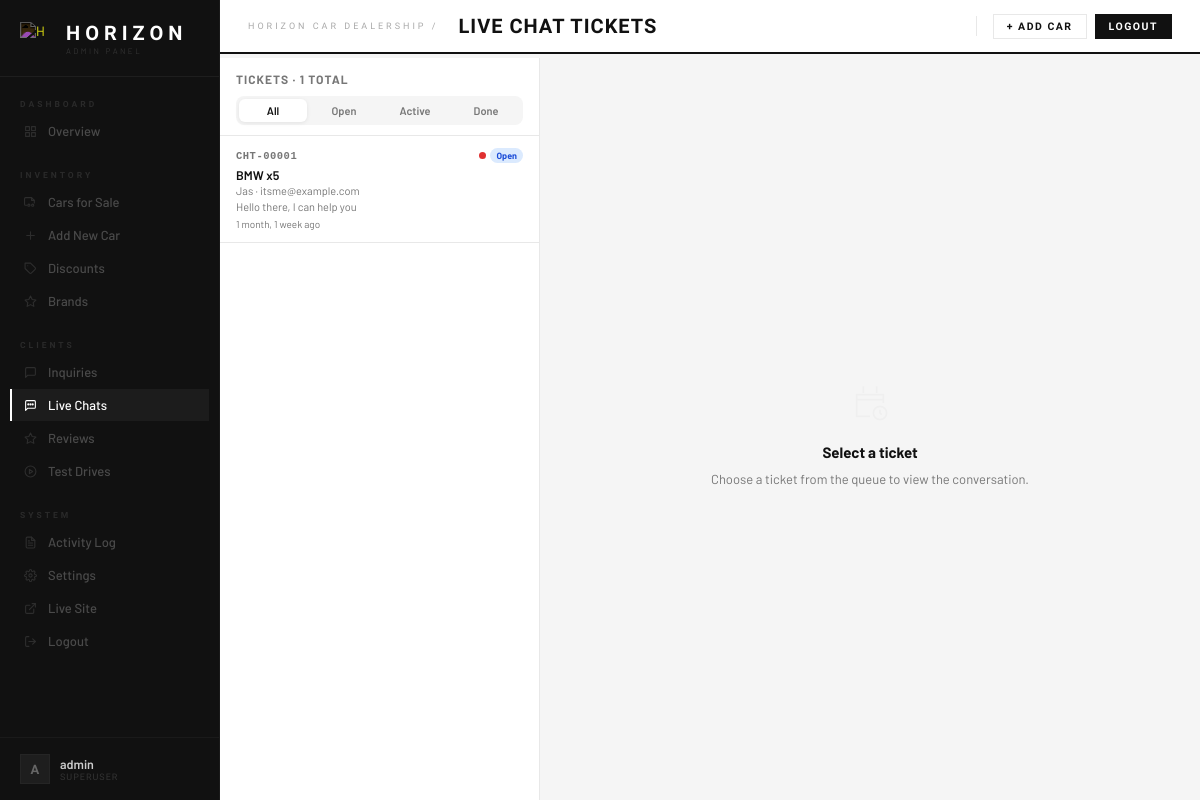
The page /admin-panel/chats/ (signed in) on the database its author committed.
### horizon/models.py (models this page shows, shortened)
class DealershipSettings(models.Model):
    dealership_name  = models.CharField(max_length=120, default='Horizon Car Dealership')
    phone            = models.CharField(max_length=40,  default='+63 (2) 8123-4567')
    email            = models.EmailField(default='info@horizonauto.com')
    address          = models.CharField(max_length=200, default='123 Horizon Drive, Quezon City, Metro Manila')
    weekday_hours    = models.CharField(max_length=60,  default='8:00 AM – 7:00 PM')
    weekend_hours    = models.CharField(max_length=60,  default='10:00 AM – 5:00 PM')
    facebook_url     = models.URLField(blank=True, default='')
    instagram_url    = models.URLField(blank=True, default='')
    telegram_url     = models.URLField(blank=True, default='')
    tagline          = models.CharField(max_length=200, blank=True, default='')
    brand_name       = models.CharField(max_length=40, default='HORIZON',
                           help_text='Short name shown in the navbar (e.g. HORIZON)')
    chat_avatar_letter = models.CharField(max_length=2, default='H',
                           help_text='1-2 letter initial shown in the chat widget avatar')
    footer_tagline   = models.CharField(max_length=200, blank=True,
                           default='Premium vehicles, exceptional service. Your trusted dealership in Metro Manila.',
                           help_text='Short description shown under the brand name in the footer')
    footer_copyright = models.CharField(max_length=200, blank=True, default='',
                           help_text='Custom copyright line. Leave blank to auto-generate from dealership name.')
    footer_show_nav      = models.BooleanField(default=True, help_text='Show the Navigate links column')
    footer_show_services = models.BooleanField(default=True, help_text='Show the Services links column')
    footer_show_contact  = models.BooleanField(default=True, help_text='Show the Contact details column')
    footer_show_socials  = models.BooleanField(default=True, help_text='Show social media icon links')
    class Meta:
        verbose_name = verbose_name_plural = 'Dealership Settings'
    @classmethod
    def get(cls):
        obj, _ = cls.objects.get_or_create(pk=1)
        return obj

class ChatSession(models.Model):
    STATUS_CHOICES = [
        ('open',       'Open'),
        ('in_progress','In Progress'),
        ('resolved',   'Resolved'),
        ('closed',     'Closed'),
    ]
    PRIORITY_CHOICES = [
        ('low',    'Low'),
        ('normal', 'Normal'),
        ('high',   'High'),
    ]
    ticket_number = models.CharField(max_length=20, unique=True, blank=True)
    subject       = models.CharField(max_length=200, blank=True)
    name          = models.CharField(max_length=100)
    email         = models.EmailField()
    token         = models.CharField(max_length=64, unique=True)
    status        = models.CharField(max_length=15, choices=STATUS_CHOICES, default='open')
    priority      = models.CharField(max_length=10, choices=PRIORITY_CHOICES, default='normal')
    is_read       = models.BooleanField(default=False)
    admin_notes   = models.TextField(blank=True)
    started_at    = models.DateTimeField(auto_now_add=True)
    updated_at    = models.DateTimeField(auto_now=True)
    @property
    def last_message(self):
        return self.messages.last()
    class Meta:
        ordering = ['-updated_at']

class ChatMessage(models.Model):
    SENDER_CHOICES = [('visitor', 'Visitor'), ('admin', 'Admin')]
    session = models.ForeignKey(ChatSession, on_delete=models.CASCADE, related_name='messages')
    sender  = models.CharField(max_length=10, choices=SENDER_CHOICES)
    body    = models.TextField()
    sent_at = models.DateTimeField(auto_now_add=True)
    is_seen = models.BooleanField(default=False)
    class Meta:
        ordering = ['sent_at']

### horizon/views.py (the view)
# urls.py: path('admin-panel/chats/',                views.admin_chats,         name='admin_chats'),
@login_required
def admin_chats(request):
    sessions     = ChatSession.objects.all()
    unread_count = sessions.filter(is_read=False).count()
    return render(request, 'horizon/admin_chats.html', {
        'sessions':     sessions,
        'unread_count': unread_count,
    })

### horizon/context_processors.py (called while the page is built)
def dealership_settings(request):
    return {'dealership_settings': DealershipSettings.get()}

def pending_test_drives(request):
    try:
        count = TestDriveRequest.objects.filter(is_read=False).count()
    except Exception:
        count = 0
    return {'sb_pending_test_drives': count}

### horizon/templates/horizon/admin_chats.html (shortened to what this page needs)
{% extends 'horizon/admin_base.html' %}
{% block page_title %}Live Chat Tickets{% endblock %}
{% block admin_content %}
<div class="tc-wrap">
  <div class="tc-queue">
    <div class="tc-queue-head">
      <div class="tc-queue-title">Tickets · {{ sessions.count }} total</div>
      <div class="tc-filter-tabs">
        <button class="tc-ftab on" onclick="tcFilter(this,'all')">All</button>
        <button class="tc-ftab"   onclick="tcFilter(this,'open')">Open</button>
        <button class="tc-ftab"   onclick="tcFilter(this,'in_progress')">Active</button>
        <button class="tc-ftab"   onclick="tcFilter(this,'resolved')">Done</button>
      </div>
    </div>
    <div class="tc-queue-scroll" id="tcQueueScroll">
      {% if sessions %}
        {% for s in sessions %}
        <div class="tc-ticket-row {% if not s.is_read %}unread{% endif %}"
             data-pk="{{ s.pk }}" data-status="{{ s.status }}"
             onclick="tcOpen({{ s.pk }})">
          <div class="tc-row-top">
            <span class="tc-ticket-id">{{ s.ticket_number }}</span>
            <span class="tc-row-badges">
              <span class="tc-prio tc-prio-{{ s.priority }}" title="{{ s.get_priority_display }}"></span>
              <span class="tc-status tc-status-{{ s.status }}">{{ s.get_status_display }}</span>
            </span>
          </div>
          <div class="tc-row-subject">{{ s.subject|default:"No subject"|truncatechars:40 }}</div>
          <div class="tc-row-from">{{ s.name }} · {{ s.email }}</div>
          {% with s.last_message as lm %}
          {% if lm %}<div class="tc-row-preview">{{ lm.body|truncatechars:45 }}</div>{% endif %}
          {% endwith %}
          <div class="tc-row-time">{{ s.started_at|timesince }} ago</div>
        </div>
        {% endfor %}
      {% else %}
        <div class="tc-no-tickets">
          <p>No tickets yet.</p>
          <p style="margin-top:6px;font-size:12px;">Chats from the website widget appear here.</p>
        </div>
      {% endif %}
    </div>
  </div>
  <div id="tcMain" class="tc-main">
    <div class="tc-empty" id="tcEmpty">
      <div class="tc-empty-icon"><svg width="40" height="40" viewBox="0 0 24 24" fill="none" stroke="currentColor" stroke-width="1" opacity=".25"><path d="M20 12V7H4v13h8"/><path d="M16 2v4M8 2v4M4 10h16"/><circle cx="18" cy="18" r="4"/><path d="M18 16v2l1 1"/></svg></div>
      <p class="tc-empty-title">Select a ticket</p>
      <p class="tc-empty-sub">Choose a ticket from the queue to view the conversation.</p>
    </div>
  </div>
</div>
{% endblock %}

### horizon/templates/horizon/admin_base.html (shortened to what this page needs)
{% load static %}
<!DOCTYPE html>
<html lang="en">
<head>
</head>
<body>
<aside class="sb">
  <a class="sb-logo" href="{% url 'home' %}">
    <div class="sb-logo-h">
      <img src="{% static 'img/H.png' %}" alt="H">
    </div>
    <div class="sb-logo-text">
      <span class="sb-logo-word">{{ dealership_settings.brand_name }}</span>
      <span class="sb-logo-sub">Admin Panel</span>
    </div>
  </a>
  <span class="sb-section-label">Dashboard</span>
  <nav class="sb-nav">
    <a href="{% url 'admin_dashboard' %}" class="{% if request.resolver_match.url_name == 'admin_dashboard' %}active{% endif %}">
      <span class="ico">
        <svg width="13" height="13" viewBox="0 0 24 24" fill="none" stroke="currentColor" stroke-width="2" stroke-linecap="round" stroke-linejoin="round"><rect x="3" y="3" width="7" height="7"/><rect x="14" y="3" width="7" height="7"/><rect x="3" y="14" width="7" height="7"/><rect x="14" y="14" width="7" height="7"/></svg>
      </span>
      Overview
    </a>
  </nav>
  <span class="sb-section-label">Inventory</span>
  <nav class="sb-nav">
    <a href="{% url 'admin_cars' %}" class="{% if request.resolver_match.url_name == 'admin_cars' %}active{% endif %}">
      <span class="ico">
        <svg width="13" height="13" viewBox="0 0 24 24" fill="none" stroke="currentColor" stroke-width="2" stroke-linecap="round" stroke-linejoin="round"><path d="M5 17H3a2 2 0 0 1-2-2V5a2 2 0 0 1 2-2h11l5 5v5"/><circle cx="16" cy="17" r="2"/><circle cx="9" cy="17" r="2"/><path d="M14 3v5h5"/></svg>
      </span>
      Cars for Sale
    </a>
    <a href="{% url 'admin_car_add' %}" class="{% if request.resolver_match.url_name == 'admin_car_add' %}active{% endif %}">
      <span class="ico">
        <svg width="13" height="13" viewBox="0 0 24 24" fill="none" stroke="currentColor" stroke-width="2" stroke-linecap="round" stroke-linejoin="round"><line x1="12" y1="5" x2="12" y2="19"/><line x1="5" y1="12" x2="19" y2="12"/></svg>
      </span>
      Add New Car
    </a>
    <a href="{% url 'admin_discounts' %}" class="{% if request.resolver_match.url_name == 'admin_discounts' %}active{% endif %}">
      <span class="ico">
        <svg width="13" height="13" viewBox="0 0 24 24" fill="none" stroke="currentColor" stroke-width="2" stroke-linecap="round" stroke-linejoin="round"><path d="M20.59 13.41l-7.17 7.17a2 2 0 0 1-2.83 0L2 12V2h10l8.59 8.59a2 2 0 0 1 0 2.82z"/><line x1="7" y1="7" x2="7.01" y2="7"/></svg>
      </span>
      Discounts
    </a>
    <a href="{% url 'admin_brands' %}" class="{% if request.resolver_match.url_name == 'admin_brands' or request.resolver_match.url_name == 'admin_categories' %}active{% endif %}">
      <span class="ico">
        <svg width="13" height="13" viewBox="0 0 24 24" fill="none" stroke="currentColor" stroke-width="2" stroke-linecap="round" stroke-linejoin="round"><polygon points="12 2 15.09 8.26 22 9.27 17 14.14 18.18 21.02 12 17.77 5.82 21.02 7 14.14 2 9.27 8.91 8.26 12 2"/></svg>
      </span>
      Brands
    </a>
  </nav>
  <span class="sb-section-label">Clients</span>
  <nav class="sb-nav">
    <a href="{% url 'admin_inquiries' %}?read=unread" class="{% if request.resolver_match.url_name == 'admin_inquiries' or request.resolver_match.url_name == 'admin_inquiry_detail' %}active{% endif %}">
      <span class="ico">
        <svg width="13" height="13" viewBox="0 0 24 24" fill="none" stroke="currentColor" stroke-width="2" stroke-linecap="round" stroke-linejoin="round"><path d="M21 15a2 2 0 0 1-2 2H7l-4 4V5a2 2 0 0 1 2-2h14a2 2 0 0 1 2 2z"/></svg>
      </span>
      Inquiries
    </a>
    <a href="{% url 'admin_chats' %}" class="{% if request.resolver_match.url_name == 'admin_chats' %}active{% endif %}">
      <span class="ico">
      </span>
      Live Chats
    </a>
    <a href="{% url 'admin_reviews' %}" class="{% if 'admin_review' in request.resolver_match.url_name %}active{% endif %}">
      <span class="ico">
        <svg width="13" height="13" viewBox="0 0 24 24" fill="none" stroke="currentColor" stroke-width="2" stroke-linecap="round" stroke-linejoin="round"><polygon points="12 2 15.09 8.26 22 9.27 17 14.14 18.18 21.02 12 17.77 5.82 21.02 7 14.14 2 9.27 8.91 8.26 12 2"/></svg>
      </span>
      Reviews
    </a>
    <a href="{% url 'admin_test_drives' %}" class="{% if 'admin_test_drive' in request.resolver_match.url_name %}active{% endif %}">
      <span class="ico">
        <svg width="13" height="13" viewBox="0 0 24 24" fill="none" stroke="currentColor" stroke-width="2" stroke-linecap="round" stroke-linejoin="round"><circle cx="12" cy="12" r="10"/><polygon points="10 8 16 12 10 16 10 8"/></svg>
      </span>
      Test Drives
    </a>
  </nav>
  <span class="sb-section-label">System</span>
  <nav class="sb-nav">
    <a href="{% url 'admin_activity_log' %}" class="{% if request.resolver_match.url_name == 'admin_activity_log' %}active{% endif %}">
      <span class="ico">
      </span>
      Activity Log
    </a>
    <a href="{% url 'admin_settings' %}" class="{% if request.resolver_match.url_name == 'admin_settings' %}active{% endif %}">
      <span class="ico">
      </span>
      Settings
    </a>
    <a href="{% url 'home' %}" target="_blank">
      <span class="ico">
        <svg width="13" height="13" viewBox="0 0 24 24" fill="none" stroke="currentColor" stroke-width="2" stroke-linecap="round" stroke-linejoin="round"><path d="M18 13v6a2 2 0 0 1-2 2H5a2 2 0 0 1-2-2V8a2 2 0 0 1 2-2h6"/><polyline points="15 3 21 3 21 9"/><line x1="10" y1="14" x2="21" y2="3"/></svg>
      </span>
      Live Site
    </a>
    <a href="{% url 'admin_logout' %}">
      <span class="ico">
        <svg width="13" height="13" viewBox="0 0 24 24" fill="none" stroke="currentColor" stroke-width="2" stroke-linecap="round" stroke-linejoin="round"><path d="M9 21H5a2 2 0 0 1-2-2V5a2 2 0 0 1 2-2h4"/><polyline points="16 17 21 12 16 7"/><line x1="21" y1="12" x2="9" y2="12"/></svg>
      </span>
      Logout
    </a>
  </nav>
  <div class="sb-footer">
    <div class="sb-user">
      <div class="sb-avatar">{{ request.user.username|first|upper }}</div>
      <div>
        <div class="sb-uname">{{ request.user.get_full_name|default:request.user.username }}</div>
        <div class="sb-urole">{% if request.user.is_superuser %}Superuser{% else %}Staff{% endif %}</div>
      </div>
    </div>
  </div>
</aside>
<div class="main">
  <div class="topbar">
    <span class="topbar-eyebrow">{{ dealership_settings.dealership_name }} /</span>
    <span class="topbar-title">{% block page_title %}Dashboard{% endblock %}</span>
    <div class="topbar-actions">
      <a class="btn btn-outline btn-sm" href="{% url 'admin_car_add' %}">+ Add Car</a>
      <a class="btn btn-primary btn-sm" href="{% url 'admin_logout' %}">Logout</a>
    </div>
  </div>
  <div class="content">
    {% block admin_content %}{% endblock %}
  </div>
</div>
</body>
</html>

### horizon/templates/horizon/admin_chats.html (style rules this page uses)
.tc-wrap { display: flex; height: calc(100vh - 58px); overflow: hidden; margin: -24px -28px; }
.tc-queue { width: 320px; flex-shrink: 0; background: var(--surface); border-right: 1px solid var(--border); display: flex; flex-direction: column; overflow: hidden; }
.tc-queue-head { padding: 14px 16px 10px; border-bottom: 1px solid var(--border); flex-shrink: 0; }
.tc-queue-title { font-size: 12px; font-weight: 700; text-transform: uppercase; letter-spacing: 1px; color: var(--muted); margin-bottom: 10px; }
.tc-filter-tabs { display: flex; gap: 3px; background: var(--bg); border-radius: 8px; padding: 3px; }
.tc-ftab { flex: 1; padding: 5px 6px; border-radius: 6px; font-size: 11px; font-weight: 600; text-align: center; cursor: pointer; color: var(--muted); border: none; background: none; font-family: inherit; transition: all .13s; }
.tc-ftab.on { background: var(--surface); color: var(--ink); box-shadow: 0 1px 4px rgba(0,0,0,.08); }
.tc-queue-scroll { flex: 1; overflow-y: auto; }
.tc-ticket-row { padding: 12px 16px; border-bottom: 1px solid var(--border); cursor: pointer; transition: background .13s; position: relative; }
.tc-row-top { display: flex; align-items: center; justify-content: space-between; margin-bottom: 4px; }
.tc-ticket-id { font-size: 10.5px; font-weight: 800; color: var(--muted); letter-spacing: .5px; font-family: monospace; }
.tc-row-badges { display: flex; align-items: center; gap: 4px; }
.tc-prio { width: 7px; height: 7px; border-radius: 50%; flex-shrink: 0; }
.tc-prio-high { background: #e03131; }
.tc-status { font-size: 9px; font-weight: 700; padding: 2px 6px; border-radius: 50px; white-space: nowrap; }
.tc-status-open { background: #dbeafe; color: #1d4ed8; }
.tc-row-subject { font-size: 12.5px; font-weight: 600; color: var(--ink); white-space: nowrap; overflow: hidden; text-overflow: ellipsis; }
.tc-row-from { font-size: 11px; color: var(--muted); white-space: nowrap; overflow: hidden; text-overflow: ellipsis; margin-top: 1px; }
.tc-row-preview { font-size: 11px; color: var(--muted); white-space: nowrap; overflow: hidden; text-overflow: ellipsis; margin-top: 3px; }
.tc-row-time { font-size: 10px; color: var(--muted); margin-top: 5px; }
.tc-main { flex: 1; display: flex; overflow: hidden; background: var(--bg); }
.tc-empty { flex: 1; display: flex; flex-direction: column; align-items: center; justify-content: center; gap: 10px; color: var(--muted); }
.tc-empty-icon { font-size: 52px; opacity: .18; }
.tc-empty-title { font-size: 15px; font-weight: 700; color: var(--ink); }
.tc-empty-sub { font-size: 13px; }

### rows shown on the page
DealershipSettings: brand_name "HORIZON", dealership_name "HORIZON CAR DEALERSHIP"
ChatSession: ticket_number "CHT-00001", status "Open", subject "BMW x5", name "Jas", email "itsme@example.com", last_message.body "Hello there, I can help you", started_at "1 month, 1 week"

### other values the page prints
{{ request.user.username|first|upper }} "A"
{{ request.user.get_full_name|default:request.user.username }} "admin"
{{ sessions.count }} "1"
